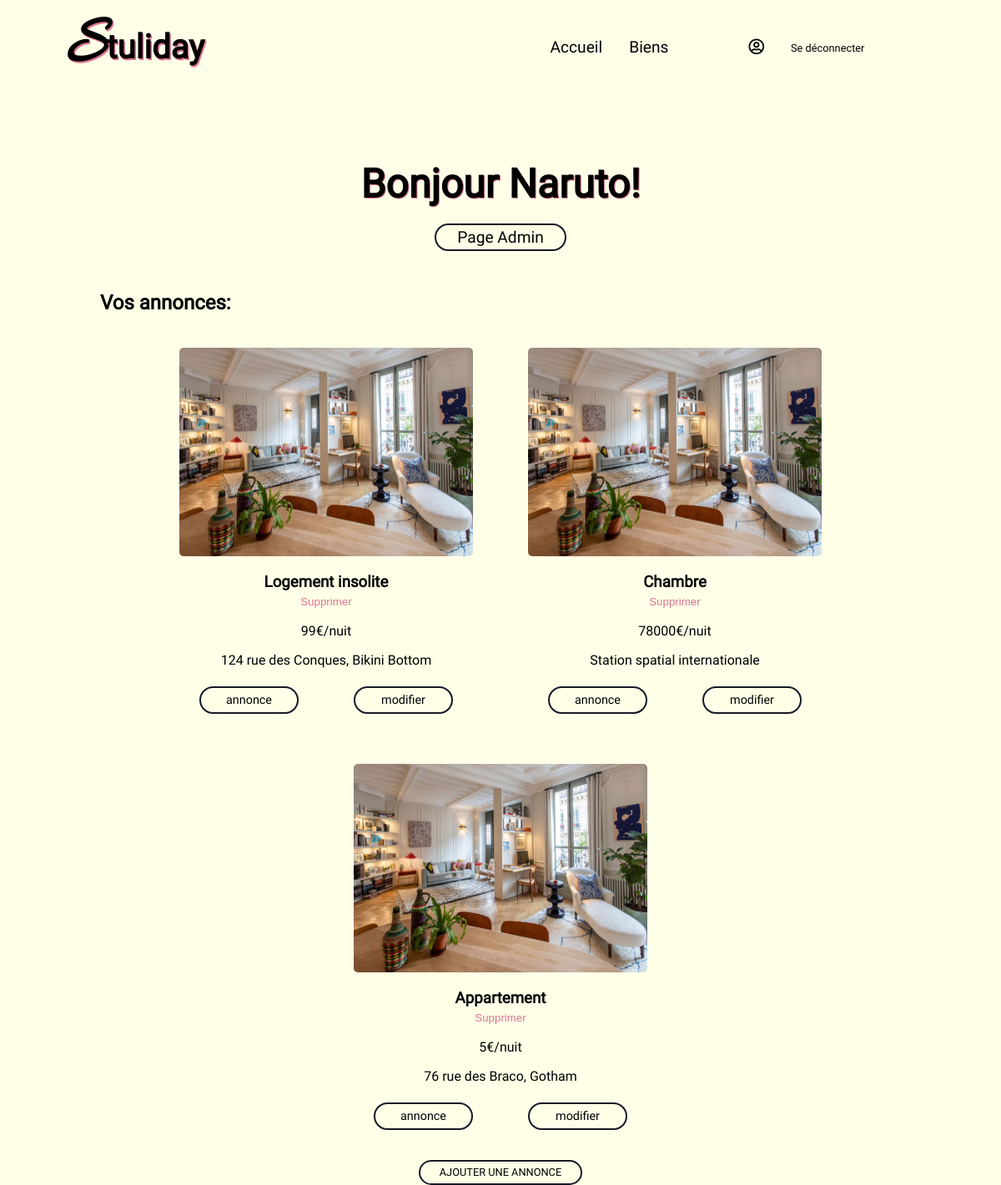
The app's page /profil.php (signed in) with its own data.
### tables this page shows
CREATE TABLE IF NOT EXISTS `users` (
  `id` int(10) NOT NULL AUTO_INCREMENT,
  `username` varchar(255) NOT NULL,
  `email` varchar(255) NOT NULL,
  `password` varchar(255) NOT NULL,
  `name_role_id` int(10) NOT NULL DEFAULT '2',
  PRIMARY KEY (`id`),
  UNIQUE KEY `username` (`username`),
  UNIQUE KEY `email` (`email`),
  KEY `role` (`name_role_id`)
);

CREATE TABLE IF NOT EXISTS `biens` (
  `id` int(10) NOT NULL AUTO_INCREMENT,
  `adresse` varchar(255) NOT NULL,
  `price` int(10) NOT NULL,
  `description` text NOT NULL,
  `author` int(10) NOT NULL,
  `category` int(10) NOT NULL,
  `title` varchar(255) NOT NULL,
  PRIMARY KEY (`id`),
  KEY `author` (`author`)
);

CREATE TABLE IF NOT EXISTS `categories` (
  `id` int(10) NOT NULL AUTO_INCREMENT,
  `name_category` varchar(255) NOT NULL,
  PRIMARY KEY (`id`),
  UNIQUE KEY `name` (`name_category`)
);

### profil.php (the view, shortened to what this page needs)
<?php $page = 'Profil';
require 'nav.php' ?>
<?php
if (!empty($_SESSION['id']))
{
    $user_id = $_SESSION['id'];
    $sqlUser = "SELECT * FROM users WHERE id = '{$user_id}'";
    $resultUser = $connect->query($sqlUser);
    if ($user = $resultUser->fetch(PDO::FETCH_ASSOC))
    {
        $sqlBiens = "SELECT b.*, c.name_category, u.username
        FROM biens AS b
        LEFT JOIN users AS u ON b.author = u.id
        LEFT JOIN categories AS c ON b.category = c.id
        WHERE b.author = {$user_id}";
        $biens = $connect->query($sqlBiens)->fetchAll(PDO::FETCH_ASSOC);
?>
    <body>
        <section id="profil">
            <h2>
                Bonjour <?php echo $user['username'];?>!
                <?php
                if ($user['name_role_id'] == 1)
                {
                    echo '<a href="admin.php">Page Admin</a>';
                }
                ?>
            </h2>
            <h3>Vos annonces:</h3>
            <div class="sheetrow">
            <?php
            foreach ($biens as $bien)
            {
            ?>
                <div class="aptsheet">
                    <img src="assets/images/apt.jpg" alt="apartment">
                    <h3>
                        <?php echo $bien['name_category']; ?>
                        <form action="delete.php" method="POST" class="supp_ad">
                            <input type="submit" value="Supprimer" name="delete">
                        </form>
                    </h3>
                    <p class="prix">
                        <?php echo $bien['price']; ?>€/nuit
                    </p>
                    <p>
                            <?php echo $bien['adresse']; ?>
                    </p>
                    <div>
                        <a href="propertyad.php?id=<?php echo $bien['id']; ?>">
                            annonce
                        </a>
                        <a href="editpropertyad.php?id=<?php echo $bien['id']; ?>">
                            modifier
                        </a>
                    </div>
                </div>
            <?php
            }
            ?>
            </div>
            <a href="newad.php">Ajouter une annonce</a>
    <?php
    }
    ?>
        </section>
    </body>
</html>
<?php
}
?>

### assets/css/style.css (style rules this page uses)
* { margin: 0px; padding: 0px; list-style: none; text-decoration: none; }
body { font-family: "roboto"; background-color: #FFFFE8; }
form { width: 100%; margin-top: 2em; }
.sheetrow { width: 100%; display: flex; justify-content: center; align-items: center; flex-direction: row; flex-wrap: wrap; }
.aptsheet { margin-left: 1.5em; margin-right: 1.5em; width: 20%; min-width: 370px; height: 475px; display: flex; justify-content: flex-start; align-items: center; flex-direction: column; border-radius: 10px; margin-bottom: 1.5em; transition: all 0.3s ease-out; }
.aptsheet > div { display: flex; justify-content: center; align-items: center; flex-direction: row; flex-wrap: wrap; width: 100%; }
.aptsheet > div > a { width: 8em; background-color: transparent; border: 2px solid #161925; color: black; text-shadow: none; height: 2em; border-radius: 25px; font-family: "roboto"; font-size: 0.9em; font-weight: 100; margin-top: 0.4em; display: flex; justify-content: center; align-items: center; flex-direction: row; margin-left: auto; margin-right: auto; }
.aptsheet img { width: 95%; height: 250px; margin: 20px 10px 20px 10px; border-radius: 5px; }
.aptsheet p { width: 80%; text-align: center; margin-bottom: 1em; }
.prix { margin-bottom: 1em; margin-top: 1em; }
#profil { width: 80%; margin-left: auto; margin-right: auto; margin-top: 5em; }
#profil > h2 { text-align: center; font-size: 3em; text-shadow: 1px 1px 0px #DC758F; margin-bottom: 1em; }
#profil > h2 > a { width: 8em; background-color: transparent; border: 2px solid #161925; color: black; text-shadow: none; height: 1.5em; border-radius: 25px; font-family: "roboto"; font-size: 0.4em; font-weight: 100; margin-top: 1em; display: flex; justify-content: center; align-items: center; flex-direction: row; margin-left: auto; margin-right: auto; }
#profil > h3 { font-size: 1.5em; height: 2em; }
#profil > a { text-transform: uppercase; width: 15em; background-color: transparent; border: 2px solid #161925; color: black; height: 2em; border-radius: 25px; font-family: "roboto"; font-size: 0.8em; margin-top: -0.3em; display: flex; justify-content: center; align-items: center; flex-direction: row; margin-left: auto; margin-right: auto; }
.supp_ad { width: 100% !important; margin-top: 0px !important; margin-bottom: 0px !important; text-align: center; }
.supp_ad > input { background-color: transparent; border: transparent; width: 70px; color: #DC758F; }

### records on screen
users: username "Naruto"
biens: categories.name_category "Logement insolite", price "99", adresse "124 rue des Conques, Bikini Bottom"
biens: categories.name_category "Chambre", price "78000", adresse "Station spatial internationale"
biens: categories.name_category "Appartement", price "5", adresse "76 rue des Braco, Gotham"
